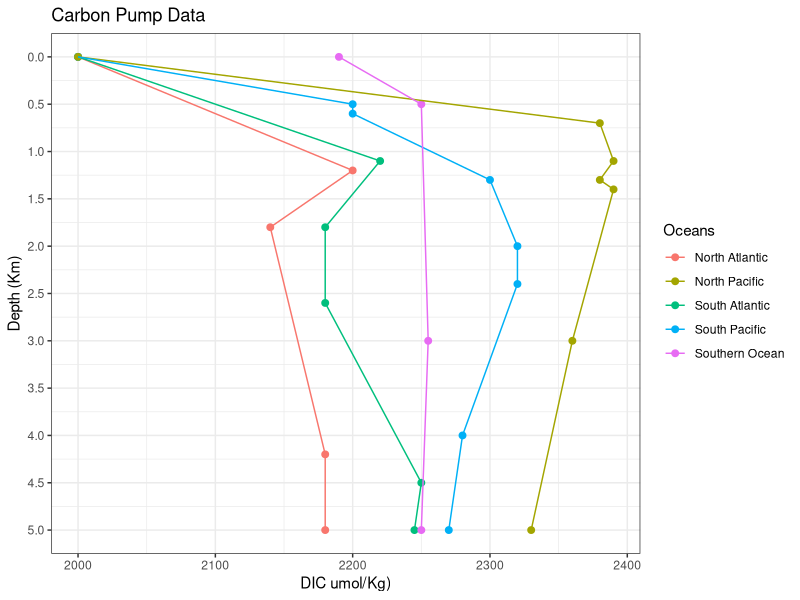

R code for this plot:
library(ggplot2)

setwd("C:/Users/clali/OneDrive/Desktop/EOS_CLASS/Lab 8")
CarbonPumpData<-read.csv('CarbonPumpData.csv')

ggplot(data= CarbonPumpData, aes(x= DIC, y=Depth, color=as.factor(Ocean)))+
  geom_point(size=2)+
  geom_path()+
  xlab('DIC umol/Kg)')+
  ylab ('Depth (Km)')+
  ggtitle ('Carbon Pump Data')+
  labs(color= 'Oceans')+
  scale_y_reverse(breaks=seq(0,5, 0.5))+
  scale_x_continuous()+
  theme_bw()